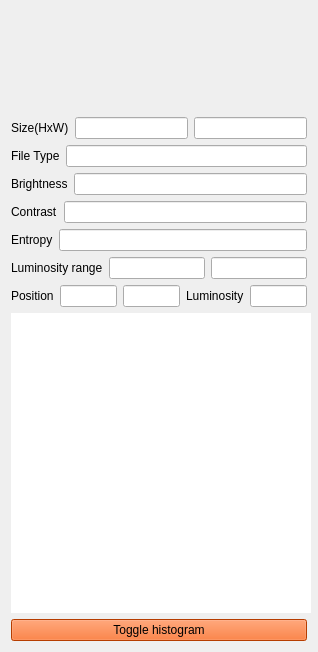
<?xml version="1.0" encoding="UTF-8"?>
<ui version="4.0">
 <class>Form</class>
 <widget class="QWidget" name="Form">
  <property name="geometry">
   <rect>
    <x>0</x>
    <y>0</y>
    <width>318</width>
    <height>648</height>
   </rect>
  </property>
  <property name="sizePolicy">
   <sizepolicy hsizetype="Fixed" vsizetype="Preferred">
    <horstretch>0</horstretch>
    <verstretch>0</verstretch>
   </sizepolicy>
  </property>
  <property name="minimumSize">
   <size>
    <width>100</width>
    <height>0</height>
   </size>
  </property>
  <property name="windowTitle">
   <string>Form</string>
  </property>
  <layout class="QVBoxLayout" name="verticalLayout">
   <item>
    <widget class="QWidget" name="widget" native="true">
     <property name="sizePolicy">
      <sizepolicy hsizetype="Minimum" vsizetype="Minimum">
       <horstretch>0</horstretch>
       <verstretch>0</verstretch>
      </sizepolicy>
     </property>
     <property name="minimumSize">
      <size>
       <width>0</width>
       <height>100</height>
      </size>
     </property>
    </widget>
   </item>
   <item>
    <layout class="QHBoxLayout" name="horizontalLayout">
     <item>
      <widget class="QLabel" name="sizeLabel">
       <property name="text">
        <string>Size(HxW)</string>
       </property>
      </widget>
     </item>
     <item>
      <widget class="QLineEdit" name="sizeH"/>
     </item>
     <item>
      <widget class="QLineEdit" name="sizeW"/>
     </item>
    </layout>
   </item>
   <item>
    <layout class="QHBoxLayout" name="horizontalLayout_2">
     <item>
      <widget class="QLabel" name="fileTypeLabel">
       <property name="text">
        <string>File Type</string>
       </property>
      </widget>
     </item>
     <item>
      <widget class="QLineEdit" name="fileType"/>
     </item>
    </layout>
   </item>
   <item>
    <layout class="QHBoxLayout" name="horizontalLayout_3">
     <item>
      <widget class="QLabel" name="brightnessLabel">
       <property name="text">
        <string>Brightness</string>
       </property>
      </widget>
     </item>
     <item>
      <widget class="QLineEdit" name="brightness"/>
     </item>
    </layout>
   </item>
   <item>
    <layout class="QHBoxLayout" name="horizontalLayout_4">
     <item>
      <widget class="QLabel" name="contrastLabel">
       <property name="text">
        <string>Contrast</string>
       </property>
      </widget>
     </item>
     <item>
      <widget class="QLineEdit" name="contrast">
       <property name="layoutDirection">
        <enum>Qt::RightToLeft</enum>
       </property>
      </widget>
     </item>
    </layout>
   </item>
   <item>
    <layout class="QHBoxLayout" name="horizontalLayout_5">
     <item>
      <widget class="QLabel" name="entropyLabel">
       <property name="text">
        <string>Entropy</string>
       </property>
      </widget>
     </item>
     <item>
      <widget class="QLineEdit" name="entropy"/>
     </item>
    </layout>
   </item>
   <item>
    <layout class="QHBoxLayout" name="horizontalLayout_6">
     <item>
      <widget class="QLabel" name="lumRangeLabel">
       <property name="text">
        <string>Luminosity range</string>
       </property>
      </widget>
     </item>
     <item>
      <widget class="QLineEdit" name="lumRangeMin"/>
     </item>
     <item>
      <widget class="QLineEdit" name="lumRangeMax"/>
     </item>
    </layout>
   </item>
   <item>
    <layout class="QHBoxLayout" name="horizontalLayout_7">
     <item>
      <widget class="QLabel" name="positionLabel">
       <property name="text">
        <string>Position</string>
       </property>
      </widget>
     </item>
     <item>
      <widget class="QLineEdit" name="posX"/>
     </item>
     <item>
      <widget class="QLineEdit" name="posY"/>
     </item>
     <item>
      <widget class="QLabel" name="LuminosityLabel">
       <property name="text">
        <string>Luminosity</string>
       </property>
      </widget>
     </item>
     <item>
      <widget class="QLineEdit" name="luminosity"/>
     </item>
    </layout>
   </item>
   <item>
    <widget class="QChartView" name="graphicsView">
     <property name="sizePolicy">
      <sizepolicy hsizetype="Preferred" vsizetype="Preferred">
       <horstretch>0</horstretch>
       <verstretch>0</verstretch>
      </sizepolicy>
     </property>
     <property name="minimumSize">
      <size>
       <width>300</width>
       <height>300</height>
      </size>
     </property>
     <property name="frameShape">
      <enum>QFrame::NoFrame</enum>
     </property>
     <property name="frameShadow">
      <enum>QFrame::Plain</enum>
     </property>
    </widget>
   </item>
   <item>
    <layout class="QHBoxLayout" name="horizontalLayout_8">
     <item>
      <widget class="QPushButton" name="toggleHistogram">
       <property name="palette">
        <palette>
         <active>
          <colorrole role="WindowText">
           <brush brushstyle="SolidPattern">
            <color alpha="255">
             <red>0</red>
             <green>0</green>
             <blue>0</blue>
            </color>
           </brush>
          </colorrole>
          <colorrole role="Button">
           <brush brushstyle="SolidPattern">
            <color alpha="255">
             <red>255</red>
             <green>85</green>
             <blue>0</blue>
            </color>
           </brush>
          </colorrole>
          <colorrole role="Light">
           <brush brushstyle="SolidPattern">
            <color alpha="255">
             <red>255</red>
             <green>170</green>
             <blue>127</blue>
            </color>
           </brush>
          </colorrole>
          <colorrole role="Midlight">
           <brush brushstyle="SolidPattern">
            <color alpha="255">
             <red>255</red>
             <green>127</green>
             <blue>63</blue>
            </color>
           </brush>
          </colorrole>
          <colorrole role="Dark">
           <brush brushstyle="SolidPattern">
            <color alpha="255">
             <red>127</red>
             <green>42</green>
             <blue>0</blue>
            </color>
           </brush>
          </colorrole>
          <colorrole role="Mid">
           <brush brushstyle="SolidPattern">
            <color alpha="255">
             <red>170</red>
             <green>57</green>
             <blue>0</blue>
            </color>
           </brush>
          </colorrole>
          <colorrole role="Text">
           <brush brushstyle="SolidPattern">
            <color alpha="255">
             <red>0</red>
             <green>0</green>
             <blue>0</blue>
            </color>
           </brush>
          </colorrole>
          <colorrole role="BrightText">
           <brush brushstyle="SolidPattern">
            <color alpha="255">
             <red>255</red>
             <green>255</green>
             <blue>255</blue>
            </color>
           </brush>
          </colorrole>
          <colorrole role="ButtonText">
           <brush brushstyle="SolidPattern">
            <color alpha="255">
             <red>0</red>
             <green>0</green>
             <blue>0</blue>
            </color>
           </brush>
          </colorrole>
          <colorrole role="Base">
           <brush brushstyle="SolidPattern">
            <color alpha="255">
             <red>255</red>
             <green>255</green>
             <blue>255</blue>
            </color>
           </brush>
          </colorrole>
          <colorrole role="Window">
           <brush brushstyle="SolidPattern">
            <color alpha="255">
             <red>255</red>
             <green>85</green>
             <blue>0</blue>
            </color>
           </brush>
          </colorrole>
          <colorrole role="Shadow">
           <brush brushstyle="SolidPattern">
            <color alpha="255">
             <red>0</red>
             <green>0</green>
             <blue>0</blue>
            </color>
           </brush>
          </colorrole>
          <colorrole role="AlternateBase">
           <brush brushstyle="SolidPattern">
            <color alpha="255">
             <red>255</red>
             <green>170</green>
             <blue>127</blue>
            </color>
           </brush>
          </colorrole>
          <colorrole role="ToolTipBase">
           <brush brushstyle="SolidPattern">
            <color alpha="255">
             <red>255</red>
             <green>255</green>
             <blue>220</blue>
            </color>
           </brush>
          </colorrole>
          <colorrole role="ToolTipText">
           <brush brushstyle="SolidPattern">
            <color alpha="255">
             <red>0</red>
             <green>0</green>
             <blue>0</blue>
            </color>
           </brush>
          </colorrole>
          <colorrole role="PlaceholderText">
           <brush brushstyle="SolidPattern">
            <color alpha="128">
             <red>0</red>
             <green>0</green>
             <blue>0</blue>
            </color>
           </brush>
          </colorrole>
         </active>
         <inactive>
          <colorrole role="WindowText">
           <brush brushstyle="SolidPattern">
            <color alpha="255">
             <red>0</red>
             <green>0</green>
             <blue>0</blue>
            </color>
           </brush>
          </colorrole>
          <colorrole role="Button">
           <brush brushstyle="SolidPattern">
            <color alpha="255">
             <red>255</red>
             <green>85</green>
             <blue>0</blue>
            </color>
           </brush>
          </colorrole>
          <colorrole role="Light">
           <brush brushstyle="SolidPattern">
            <color alpha="255">
             <red>255</red>
             <green>170</green>
             <blue>127</blue>
            </color>
           </brush>
          </colorrole>
          <colorrole role="Midlight">
           <brush brushstyle="SolidPattern">
            <color alpha="255">
             <red>255</red>
             <green>127</green>
             <blue>63</blue>
            </color>
           </brush>
          </colorrole>
          <colorrole role="Dark">
           <brush brushstyle="SolidPattern">
            <color alpha="255">
             <red>127</red>
             <green>42</green>
             <blue>0</blue>
            </color>
           </brush>
          </colorrole>
          <colorrole role="Mid">
           <brush brushstyle="SolidPattern">
            <color alpha="255">
             <red>170</red>
             <green>57</green>
             <blue>0</blue>
            </color>
           </brush>
          </colorrole>
          <colorrole role="Text">
           <brush brushstyle="SolidPattern">
            <color alpha="255">
             <red>0</red>
             <green>0</green>
             <blue>0</blue>
            </color>
           </brush>
          </colorrole>
          <colorrole role="BrightText">
           <brush brushstyle="SolidPattern">
            <color alpha="255">
             <red>255</red>
             <green>255</green>
             <blue>255</blue>
            </color>
           </brush>
          </colorrole>
          <colorrole role="ButtonText">
           <brush brushstyle="SolidPattern">
            <color alpha="255">
             <red>0</red>
             <green>0</green>
             <blue>0</blue>
            </color>
           </brush>
          </colorrole>
          <colorrole role="Base">
           <brush brushstyle="SolidPattern">
            <color alpha="255">
             <red>255</red>
             <green>255</green>
             <blue>255</blue>
            </color>
           </brush>
          </colorrole>
          <colorrole role="Window">
           <brush brushstyle="SolidPattern">
            <color alpha="255">
             <red>255</red>
             <green>85</green>
             <blue>0</blue>
            </color>
           </brush>
          </colorrole>
          <colorrole role="Shadow">
           <brush brushstyle="SolidPattern">
            <color alpha="255">
             <red>0</red>
             <green>0</green>
             <blue>0</blue>
            </color>
           </brush>
          </colorrole>
          <colorrole role="AlternateBase">
           <brush brushstyle="SolidPattern">
            <color alpha="255">
             <red>255</red>
             <green>170</green>
             <blue>127</blue>
            </color>
           </brush>
          </colorrole>
          <colorrole role="ToolTipBase">
           <brush brushstyle="SolidPattern">
            <color alpha="255">
             <red>255</red>
             <green>255</green>
             <blue>220</blue>
            </color>
           </brush>
          </colorrole>
          <colorrole role="ToolTipText">
           <brush brushstyle="SolidPattern">
            <color alpha="255">
             <red>0</red>
             <green>0</green>
             <blue>0</blue>
            </color>
           </brush>
          </colorrole>
          <colorrole role="PlaceholderText">
           <brush brushstyle="SolidPattern">
            <color alpha="128">
             <red>0</red>
             <green>0</green>
             <blue>0</blue>
            </color>
           </brush>
          </colorrole>
         </inactive>
         <disabled>
          <colorrole role="WindowText">
           <brush brushstyle="SolidPattern">
            <color alpha="255">
             <red>127</red>
             <green>42</green>
             <blue>0</blue>
            </color>
           </brush>
          </colorrole>
          <colorrole role="Button">
           <brush brushstyle="SolidPattern">
            <color alpha="255">
             <red>255</red>
             <green>85</green>
             <blue>0</blue>
            </color>
           </brush>
          </colorrole>
          <colorrole role="Light">
           <brush brushstyle="SolidPattern">
            <color alpha="255">
             <red>255</red>
             <green>170</green>
             <blue>127</blue>
            </color>
           </brush>
          </colorrole>
          <colorrole role="Midlight">
           <brush brushstyle="SolidPattern">
            <color alpha="255">
             <red>255</red>
             <green>127</green>
             <blue>63</blue>
            </color>
           </brush>
          </colorrole>
          <colorrole role="Dark">
           <brush brushstyle="SolidPattern">
            <color alpha="255">
             <red>127</red>
             <green>42</green>
             <blue>0</blue>
            </color>
           </brush>
          </colorrole>
          <colorrole role="Mid">
           <brush brushstyle="SolidPattern">
            <color alpha="255">
             <red>170</red>
             <green>57</green>
             <blue>0</blue>
            </color>
           </brush>
          </colorrole>
          <colorrole role="Text">
           <brush brushstyle="SolidPattern">
            <color alpha="255">
             <red>127</red>
             <green>42</green>
             <blue>0</blue>
            </color>
           </brush>
          </colorrole>
          <colorrole role="BrightText">
           <brush brushstyle="SolidPattern">
            <color alpha="255">
             <red>255</red>
             <green>255</green>
             <blue>255</blue>
            </color>
           </brush>
          </colorrole>
          <colorrole role="ButtonText">
           <brush brushstyle="SolidPattern">
            <color alpha="255">
             <red>127</red>
             <green>42</green>
             <blue>0</blue>
            </color>
           </brush>
          </colorrole>
          <colorrole role="Base">
           <brush brushstyle="SolidPattern">
            <color alpha="255">
             <red>255</red>
             <green>85</green>
             <blue>0</blue>
            </color>
           </brush>
          </colorrole>
          <colorrole role="Window">
           <brush brushstyle="SolidPattern">
            <color alpha="255">
             <red>255</red>
             <green>85</green>
             <blue>0</blue>
            </color>
           </brush>
          </colorrole>
          <colorrole role="Shadow">
           <brush brushstyle="SolidPattern">
            <color alpha="255">
             <red>0</red>
             <green>0</green>
             <blue>0</blue>
            </color>
           </brush>
          </colorrole>
          <colorrole role="AlternateBase">
           <brush brushstyle="SolidPattern">
            <color alpha="255">
             <red>255</red>
             <green>85</green>
             <blue>0</blue>
            </color>
           </brush>
          </colorrole>
          <colorrole role="ToolTipBase">
           <brush brushstyle="SolidPattern">
            <color alpha="255">
             <red>255</red>
             <green>255</green>
             <blue>220</blue>
            </color>
           </brush>
          </colorrole>
          <colorrole role="ToolTipText">
           <brush brushstyle="SolidPattern">
            <color alpha="255">
             <red>0</red>
             <green>0</green>
             <blue>0</blue>
            </color>
           </brush>
          </colorrole>
          <colorrole role="PlaceholderText">
           <brush brushstyle="SolidPattern">
            <color alpha="128">
             <red>0</red>
             <green>0</green>
             <blue>0</blue>
            </color>
           </brush>
          </colorrole>
         </disabled>
        </palette>
       </property>
       <property name="text">
        <string>Toggle histogram</string>
       </property>
      </widget>
     </item>
    </layout>
   </item>
  </layout>
 </widget>
 <customwidgets>
  <customwidget>
   <class>QChartView</class>
   <extends>QGraphicsView</extends>
   <header>QtCharts</header>
  </customwidget>
 </customwidgets>
 <resources/>
 <connections/>
</ui>
